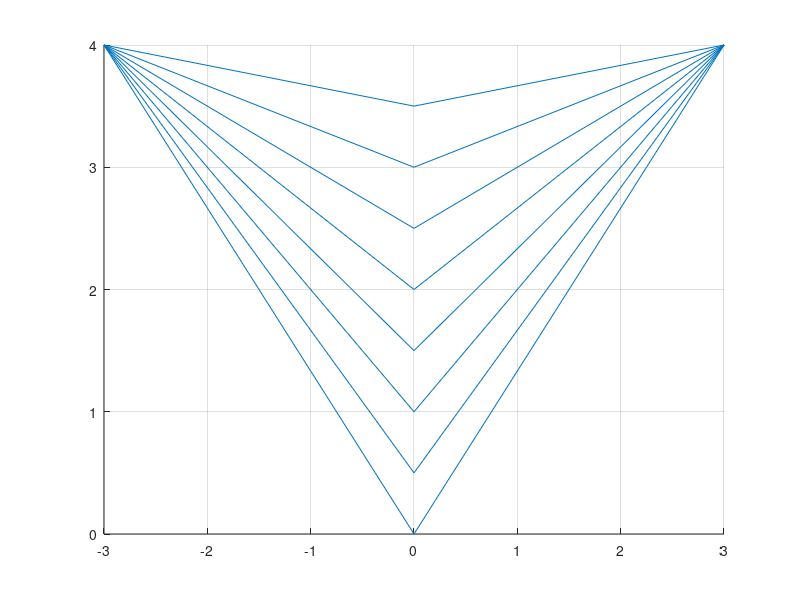

The MATLAB script that drew this image:
% Seth Williams
% CS 151L
% Replicating the given graph
% March 7th, 2017

hold on;
grid on;
clear;clc;


   for y1 = 0:0.5:3.5 
       line([-3,0],[4,y1]); % Takes the form [x1,x2],[y1,y2]
       line([3,0],[4,y1]);  % Takes the form [x1,x2],[y1,y2] 
   end
